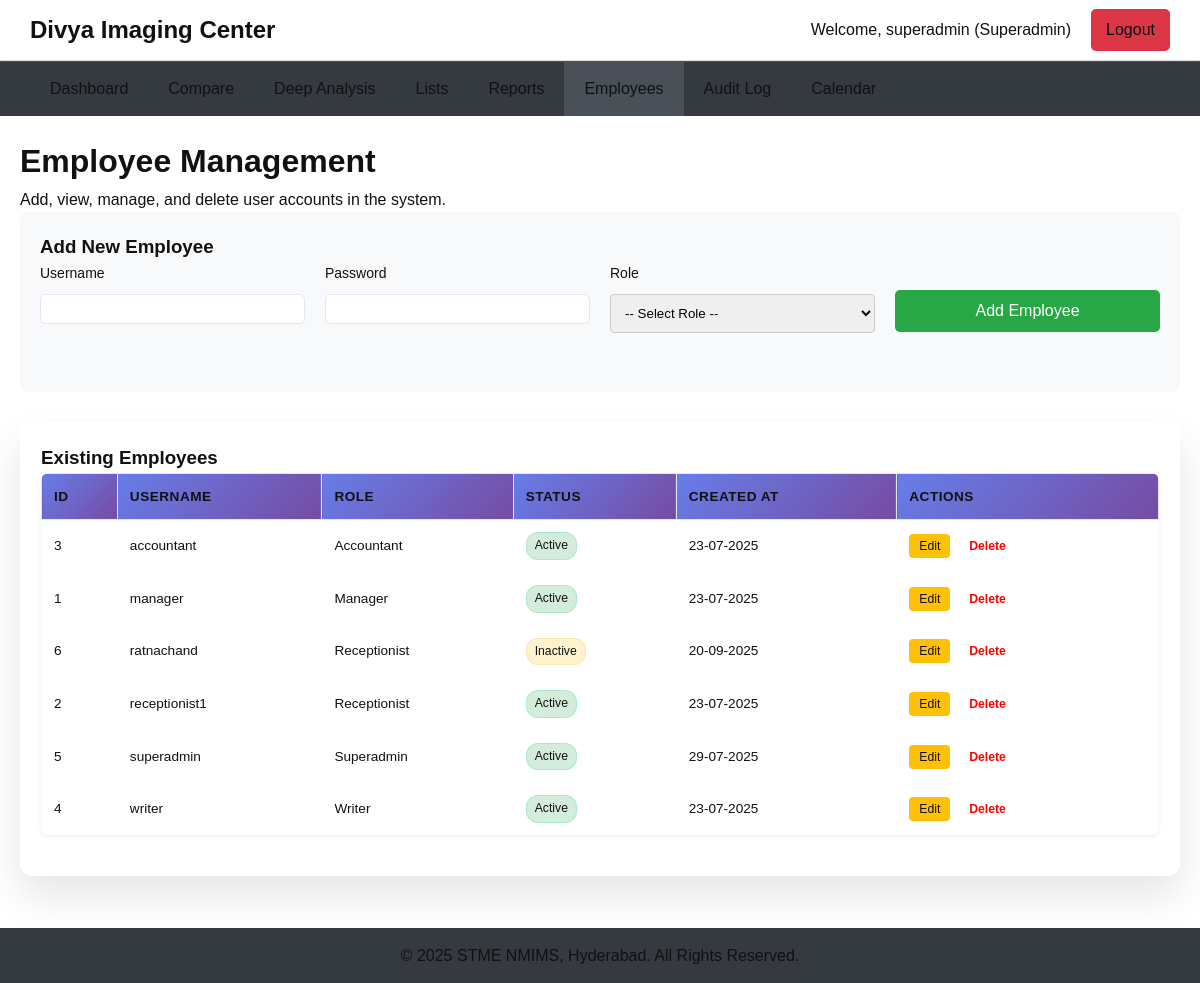
The page /superadmin/manage_employees.php (signed in) on the database its author committed.
### tables this page shows
CREATE TABLE `users` (
  `id` int(11) NOT NULL,
  `username` varchar(50) NOT NULL,
  `password` varchar(255) NOT NULL,
  `role` enum('manager','receptionist','accountant','writer','superadmin') NOT NULL,
  `is_active` tinyint(1) DEFAULT 1,
  `created_at` timestamp NOT NULL DEFAULT current_timestamp()
);

### superadmin/manage_employees.php (the view, shortened to what this page needs)
<?php
require_once '../includes/db_connect.php';
$users_result = $conn->query("SELECT id, username, role, is_active, created_at FROM users ORDER BY username ASC");
require_once '../includes/header.php';
?>
<div class="management-container" style="padding: 20px;">
    <h1>Employee Management</h1>
    <p>Add, view, manage, and delete user accounts in the system.</p>
    <div class="management-form" style="margin-bottom: 30px;">
        <h3>Add New Employee</h3>
        <form action="manage_employees.php" method="POST">
            <div class="form-row">
                <div class="form-group">
                    <label for="username">Username</label>
                    <input type="text" id="username" name="username" required>
                </div>
                <div class="form-group">
                    <label for="password">Password</label>
                    <input type="password" id="password" name="password" required>
                </div>
                <div class="form-group">
                    <label for="role">Role</label>
                    <select id="role" name="role" required>
                        <option value="">-- Select Role --</option>
                    </select>
                </div>
                <div class="form-group">
                    <button type="submit" class="btn-submit" style="margin-top: 28px;">Add Employee</button>
                </div>
            </div>
        </form>
    </div>
    <div class="table-container">
        <h3>Existing Employees</h3>
        <table class="data-table">
            <thead>
                <tr>
                    <th>ID</th>
                    <th>Username</th>
                    <th>Role</th>
                    <th>Status</th>
                    <th>Created At</th>
                    <th>Actions</th>
                </tr>
            </thead>
            <tbody>
                <?php if ($users_result->num_rows > 0): while($user = $users_result->fetch_assoc()): ?>
                <tr>
                    <td><?php echo $user['id']; ?></td>
                    <td><?php echo htmlspecialchars($user['username']); ?></td>
                    <td><?php echo ucfirst($user['role']); ?></td>
                    <td><?php echo $user['is_active'] ? '<span class="status-paid">Active</span>' : '<span class="status-pending">Inactive</span>'; ?></td>
                    <td><?php echo date('d-m-Y', strtotime($user['created_at'])); ?></td>
                    <td>
                        <a href="edit_employee.php?id=<?php echo $user['id']; ?>" class="btn-action btn-edit">Edit</a>
                        <?php if($user['id'] !== $_SESSION['user_id']):  ?>
                        <a href="delete_employee.php?id=<?php echo $user['id']; ?>" class="btn-action btn-delete" onclick="return confirm('Are you sure you want to permanently delete user <?php echo htmlspecialchars($user['username']); ?>? This action cannot be undone.');">Delete</a>
                        <?php endif; ?>
                    </td>
                </tr>
                <?php endwhile; else: ?>
                <tr><td colspan="6" style="text-align:center;">No users found.</td></tr>
                <?php endif; ?>
            </tbody>
        </table>
    </div>
</div>
<?php require_once '../includes/footer.php'; ?>

### assets/css/superadmin_styles.css (style rules this page uses)
body.role-superadmin { background-color: #f8f9fc; font-family: 'Poppins', sans-serif; color: #5a5c69; }
.data-table { width: max-content; min-width: 100%; border-collapse: collapse; font-size: 0.85rem; }
.data-table th, .data-table td { padding: 0.75rem; border: 1px solid #e3e6f0; text-align: left; white-space: nowrap; }
.data-table thead th { background-color: #f8f9fc; font-weight: 600; position: sticky; top: 0; z-index: 1; }
.data-table td:first-child, .data-table th:first-child { position: sticky; left: 0; background-color: #fff; z-index: 3; box-shadow: 2px 0 8px -2px rgba(0,0,0,0.08); }
.data-table thead th:first-child { z-index: 4; }

### rows shown on the page
users: id "3", username "accountant", role "Accountant", is_active "Active", created_at "23-07-2025"
users: id "1", username "manager", role "Manager", is_active "Active", created_at "23-07-2025"
users: id "6", username "ratnachand", role "Receptionist", is_active "Inactive", created_at "20-09-2025"
users: id "2", username "receptionist1", role "Receptionist", is_active "Active", created_at "23-07-2025"
users: id "5", username "superadmin", role "Superadmin", is_active "Active", created_at "29-07-2025"
users: id "4", username "writer", role "Writer", is_active "Active", created_at "23-07-2025"

### other values the page prints
$username "superadmin"
$role "Superadmin"
